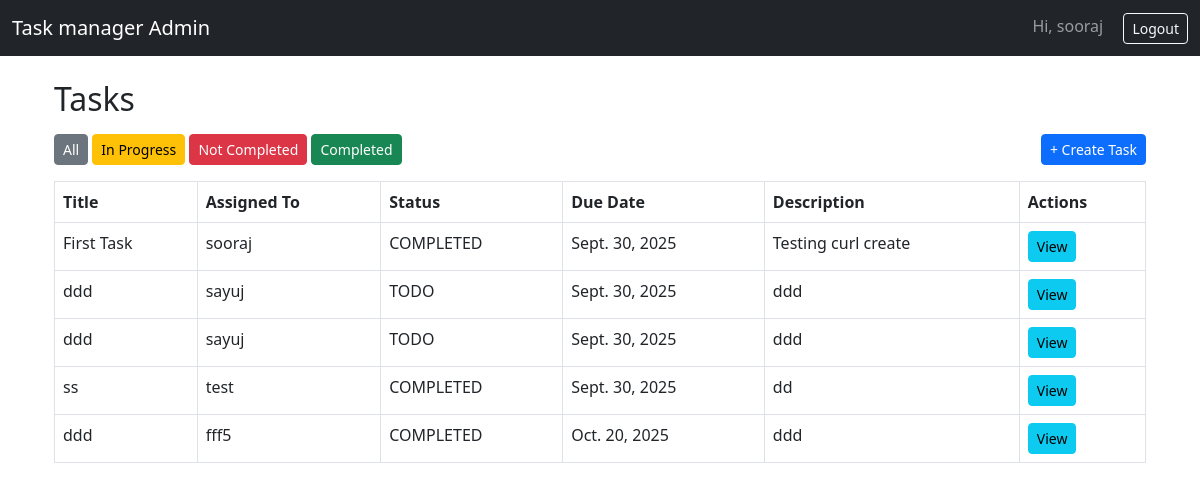
The page /admin_panel/tasks/ (signed in) on the database as committed earlier.
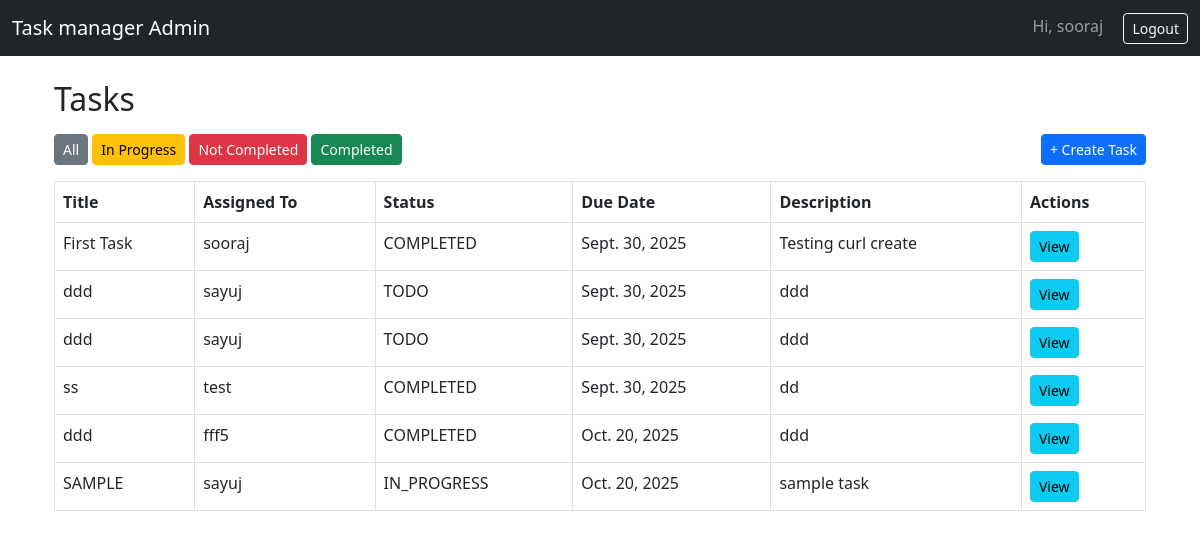
The same page on the database as committed later.
### tasks/models.py (models this page shows, shortened)
class Task(models.Model):
    class Status(models.TextChoices):
        TODO = "TODO", "To Do"
        IN_PROGRESS = "IN_PROGRESS", "In Progress"
        COMPLETED = "COMPLETED", "Completed"
    title = models.CharField(max_length=200)
    description = models.TextField(blank=True)
    assigned_to = models.ForeignKey(
        User,
        on_delete=models.CASCADE,
        related_name="tasks",
        help_text="User who will do the task",
    )
    due_date = models.DateField(null=True, blank=True)
    status = models.CharField(
        max_length=20,
        choices=Status.choices,
        default=Status.TODO,
        help_text="Select task status",
    )
    completion_report = models.TextField(blank=True, null=True)
    worked_hours = models.DecimalField(
        max_digits=5,
        decimal_places=2,
        blank=True,
        null=True,
        help_text="Hours worked (required when completed)",
    )
    created_by = models.ForeignKey(
        User,
        null=True,
        blank=True,
        on_delete=models.SET_NULL,
        related_name="created_tasks",
        help_text="Admin or SuperAdmin who created the task",
    )
    created_at = models.DateTimeField(auto_now_add=True)
    updated_at = models.DateTimeField(auto_now=True)

### accounts/models.py (models this page shows, shortened)
class CustomUser(AbstractUser):
    class Roles(models.TextChoices):
        SUPERADMIN = "SUPERADMIN", "SuperAdmin"
        ADMIN = "ADMIN", "Admin"
        USER = "USER", "User"
    role = models.CharField(max_length=20, choices=Roles.choices, default=Roles.USER)
    manager = models.ForeignKey(
        "self",
        null=True,
        blank=True,
        on_delete=models.SET_NULL,
        related_name="managed_users",
        limit_choices_to={"role": "ADMIN"},
    )
    def is_superadmin(self):
        return self.role == self.Roles.SUPERADMIN

### admin_panel/views.py (the view)
# urls.py: path("tasks/", views.tasks_list, name="tasks_list"),
@login_required
def tasks_list(request):
    user = request.user
    status_filter = request.GET.get("status")  # ① Capture ?status=
    if user.is_superadmin():
        tasks = Task.objects.select_related("assigned_to").all()
    elif user.is_admin():
        tasks = Task.objects.select_related("assigned_to").filter(assigned_to__manager=user)
    else:
        tasks = Task.objects.select_related("assigned_to").filter(assigned_to=user)
    if status_filter:
        tasks = tasks.filter(status=status_filter)
    return render(request, "admin_panel/tasks_list.html", {"tasks": tasks})

### admin_panel/templates/admin_panel/tasks_list.html
{% extends "admin_panel/base.html" %}
{% block content %}
<div class="container mt-4">
  <h2 class="mb-3">Tasks</h2>
  <div class="d-flex justify-content-between align-items-center mb-3">
    <div>
      <a href="?status=" class="btn btn-secondary btn-sm">All</a>
      <a href="?status=IN_PROGRESS" class="btn btn-warning btn-sm">In Progress</a>
      <a href="?status=TODO" class="btn btn-danger btn-sm">Not Completed</a>
      <a href="?status=COMPLETED" class="btn btn-success btn-sm">Completed</a>
    </div>
    <div>
      <a href="{% url 'admin_panel:create_task' %}" class="btn btn-primary btn-sm">+ Create Task</a>
    </div>
  </div>
  <table class="table table-bordered">
    <thead>
      <tr>
        <th>Title</th>
        <th>Assigned To</th>
        <th>Status</th>
        <th>Due Date</th>
        <th>Description</th>
        <th>Actions</th>
      </tr>
    </thead>
    <tbody>
      {% for task in tasks %}
      <tr>
        <td>{{ task.title }}</td>
        <td>{{ task.assigned_to.username }}</td>
        <td>{{ task.status }}</td>
        <td>{{ task.due_date }}</td>
        <td>
          {% if task.description %}
            {{ task.description|truncatewords:8 }}
          {% else %}
            -
          {% endif %}
        </td>
        <td>
          <a href="{% url 'admin_panel:task_report' task.id %}" class="btn btn-sm btn-info">View</a>
        </td>
      </tr>
      {% empty %}
      <tr>
        <td colspan="6" class="text-center">No tasks found.</td>
      </tr>
      {% endfor %}
    </tbody>
  </table>
</div>
{% endblock %}

Rows that differ between the two databases and show on the page:
added Task: title "SAMPLE", assigned_to.username "sayuj", status "IN_PROGRESS", due_date "Oct. 20, 2025", description "sample task"
